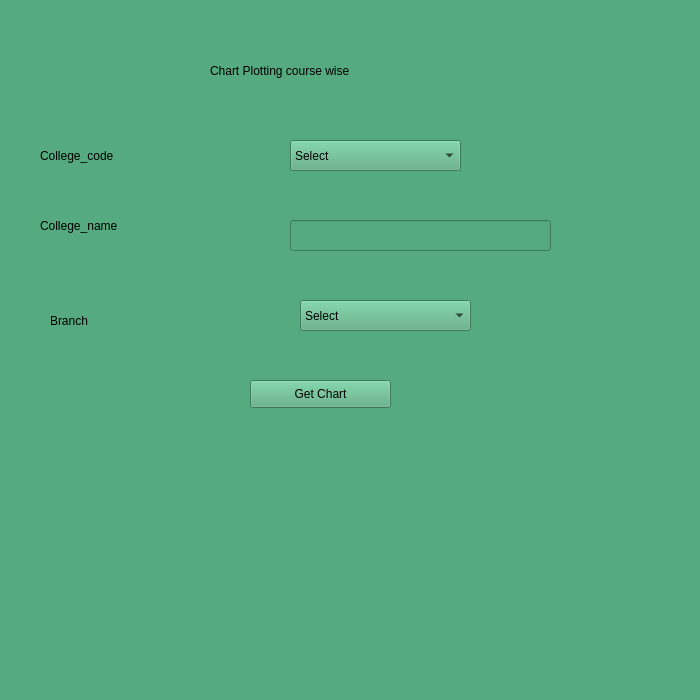
<?xml version="1.0" encoding="UTF-8"?>
<ui version="4.0">
 <class>passing</class>
 <widget class="QMainWindow" name="passing">
  <property name="geometry">
   <rect>
    <x>0</x>
    <y>0</y>
    <width>700</width>
    <height>700</height>
   </rect>
  </property>
  <property name="maximumSize">
   <size>
    <width>700</width>
    <height>700</height>
   </size>
  </property>
  <property name="windowTitle">
   <string>branch wise</string>
  </property>
  <property name="styleSheet">
   <string notr="true">background-color: rgb(85, 170, 127);</string>
  </property>
  <widget class="QWidget" name="centralwidget">
   <widget class="QLabel" name="label">
    <property name="geometry">
     <rect>
      <x>40</x>
      <y>140</y>
      <width>141</width>
      <height>31</height>
     </rect>
    </property>
    <property name="styleSheet">
     <string notr="true">font: 12pt &quot;MS Shell Dlg 2&quot;;
font: 12pt &quot;MS Shell Dlg 2&quot;;</string>
    </property>
    <property name="text">
     <string>College_code</string>
    </property>
   </widget>
   <widget class="QLabel" name="label_2">
    <property name="geometry">
     <rect>
      <x>40</x>
      <y>210</y>
      <width>131</width>
      <height>31</height>
     </rect>
    </property>
    <property name="styleSheet">
     <string notr="true">font: 12pt &quot;MS Shell Dlg 2&quot;;</string>
    </property>
    <property name="text">
     <string>College_name</string>
    </property>
   </widget>
   <widget class="QComboBox" name="cmbcode">
    <property name="geometry">
     <rect>
      <x>290</x>
      <y>140</y>
      <width>171</width>
      <height>31</height>
     </rect>
    </property>
    <property name="styleSheet">
     <string notr="true">font: 12pt &quot;MS Shell Dlg 2&quot;;</string>
    </property>
    <item>
     <property name="text">
      <string>Select</string>
     </property>
    </item>
   </widget>
   <widget class="QLineEdit" name="txtname">
    <property name="geometry">
     <rect>
      <x>290</x>
      <y>220</y>
      <width>261</width>
      <height>31</height>
     </rect>
    </property>
    <property name="styleSheet">
     <string notr="true">font: 12pt &quot;MS Shell Dlg 2&quot;;</string>
    </property>
   </widget>
   <widget class="QLabel" name="label_3">
    <property name="geometry">
     <rect>
      <x>50</x>
      <y>310</y>
      <width>121</width>
      <height>21</height>
     </rect>
    </property>
    <property name="styleSheet">
     <string notr="true">font: 12pt &quot;MS Shell Dlg 2&quot;;</string>
    </property>
    <property name="text">
     <string>Branch</string>
    </property>
   </widget>
   <widget class="QComboBox" name="cmbbranch">
    <property name="geometry">
     <rect>
      <x>300</x>
      <y>300</y>
      <width>171</width>
      <height>31</height>
     </rect>
    </property>
    <property name="styleSheet">
     <string notr="true">font: 12pt &quot;MS Shell Dlg 2&quot;;</string>
    </property>
    <item>
     <property name="text">
      <string>Select</string>
     </property>
    </item>
   </widget>
   <widget class="QPushButton" name="btnchart">
    <property name="geometry">
     <rect>
      <x>250</x>
      <y>380</y>
      <width>141</width>
      <height>28</height>
     </rect>
    </property>
    <property name="styleSheet">
     <string notr="true">font: 12pt &quot;MS Shell Dlg 2&quot;;</string>
    </property>
    <property name="text">
     <string>Get Chart</string>
    </property>
   </widget>
   <widget class="QLabel" name="label_4">
    <property name="geometry">
     <rect>
      <x>210</x>
      <y>50</y>
      <width>361</width>
      <height>41</height>
     </rect>
    </property>
    <property name="styleSheet">
     <string notr="true">font: 18pt &quot;MS Shell Dlg 2&quot;;</string>
    </property>
    <property name="text">
     <string>Chart Plotting course wise</string>
    </property>
   </widget>
  </widget>
  <widget class="QStatusBar" name="statusbar"/>
 </widget>
 <resources/>
 <connections/>
</ui>
